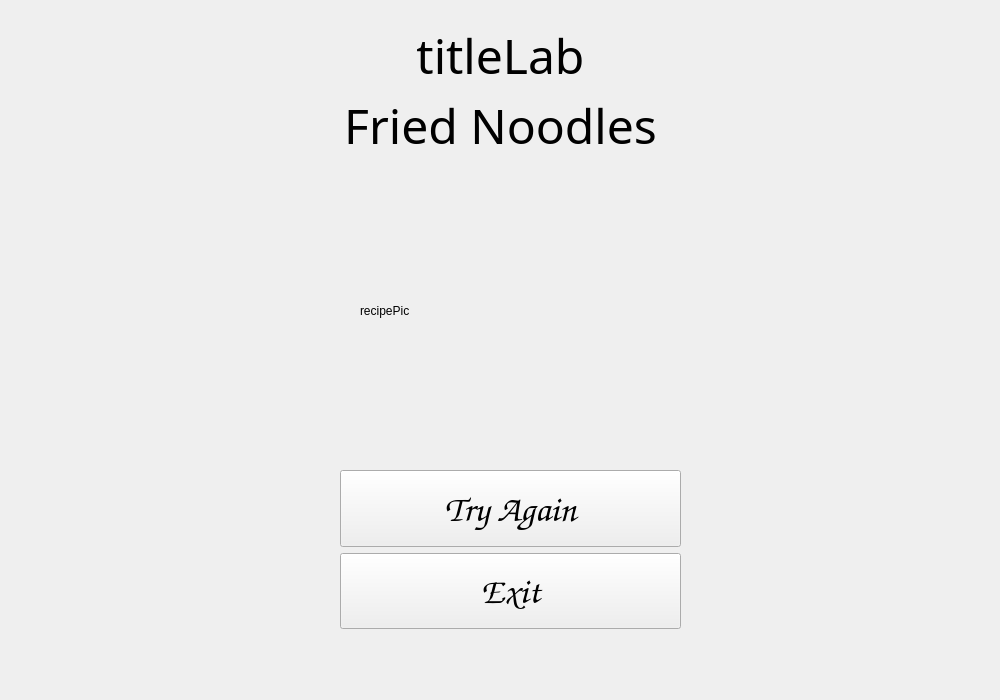
<?xml version="1.0" encoding="UTF-8"?>
<ui version="4.0">
 <class>s4Complete</class>
 <widget class="QWidget" name="s4Complete">
  <property name="geometry">
   <rect>
    <x>0</x>
    <y>0</y>
    <width>1000</width>
    <height>700</height>
   </rect>
  </property>
  <property name="windowTitle">
   <string>Form</string>
  </property>
  <widget class="QWidget" name="verticalLayoutWidget">
   <property name="geometry">
    <rect>
     <x>340</x>
     <y>470</y>
     <width>341</width>
     <height>159</height>
    </rect>
   </property>
   <layout class="QVBoxLayout" name="btnLayout">
    <property name="sizeConstraint">
     <enum>QLayout::SetDefaultConstraint</enum>
    </property>
    <item>
     <widget class="QPushButton" name="tryAgainBtn">
      <property name="sizePolicy">
       <sizepolicy hsizetype="Expanding" vsizetype="Expanding">
        <horstretch>0</horstretch>
        <verstretch>0</verstretch>
       </sizepolicy>
      </property>
      <property name="font">
       <font>
        <family>Comic Sans MS</family>
        <pointsize>28</pointsize>
        <bold>true</bold>
       </font>
      </property>
      <property name="text">
       <string>Try Again</string>
      </property>
     </widget>
    </item>
    <item>
     <widget class="QPushButton" name="ExitBtn">
      <property name="sizePolicy">
       <sizepolicy hsizetype="Minimum" vsizetype="Expanding">
        <horstretch>0</horstretch>
        <verstretch>0</verstretch>
       </sizepolicy>
      </property>
      <property name="font">
       <font>
        <family>Comic Sans MS</family>
        <pointsize>28</pointsize>
        <bold>true</bold>
       </font>
      </property>
      <property name="text">
       <string>Exit</string>
      </property>
     </widget>
    </item>
   </layout>
  </widget>
  <widget class="QLabel" name="recipePic">
   <property name="geometry">
    <rect>
     <x>360</x>
     <y>210</y>
     <width>281</width>
     <height>201</height>
    </rect>
   </property>
   <property name="text">
    <string>recipePic</string>
   </property>
  </widget>
  <widget class="QLabel" name="titleLab">
   <property name="geometry">
    <rect>
     <x>100</x>
     <y>20</y>
     <width>801</width>
     <height>71</height>
    </rect>
   </property>
   <property name="font">
    <font>
     <family>Segoe Print</family>
     <pointsize>36</pointsize>
    </font>
   </property>
   <property name="text">
    <string>titleLab</string>
   </property>
   <property name="alignment">
    <set>Qt::AlignCenter</set>
   </property>
  </widget>
  <widget class="QLabel" name="nameLab">
   <property name="geometry">
    <rect>
     <x>100</x>
     <y>90</y>
     <width>801</width>
     <height>71</height>
    </rect>
   </property>
   <property name="font">
    <font>
     <family>Segoe Print</family>
     <pointsize>36</pointsize>
    </font>
   </property>
   <property name="text">
    <string>Fried Noodles</string>
   </property>
   <property name="alignment">
    <set>Qt::AlignCenter</set>
   </property>
  </widget>
 </widget>
 <resources/>
 <connections/>
</ui>
